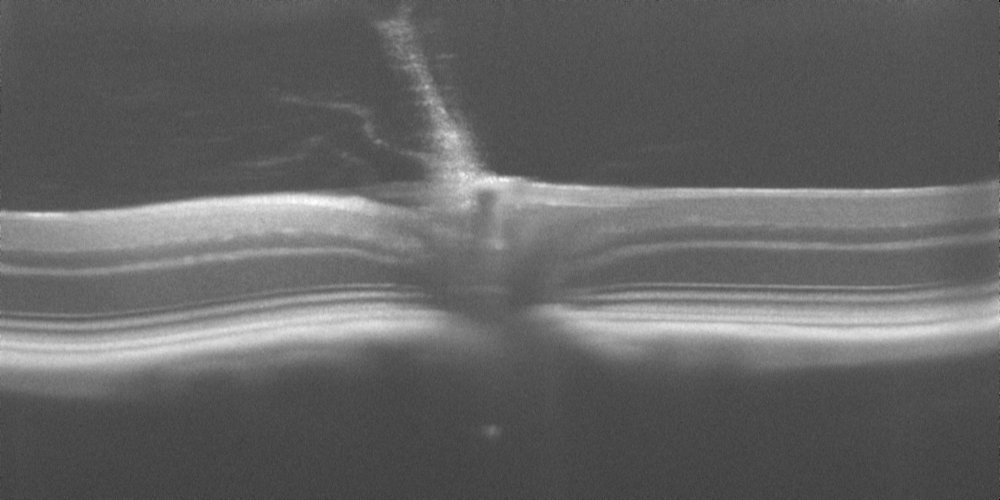
#> input picture B.jpg, 1000 x 500 px, found by its file name
$ python OCTseg.py   (Python 2 division)
#> lines starting #> are read from the running program, lines starting #| are printed output that depends on the picture; after the words box and inside, x2 and y2 are one past the last pixel; in counts of white or black regions, pixels touching at a corner belong together
#!/usr/bin/python
# executable for automated segmentation of mouse OCT
import cv2
import numpy as np
import statistics as stat
import os

print("testing")
print(os.getcwd())

# read in and save a jpeg
img = cv2.imread('/home/maxberko/seg_automation/B.jpg')
#> img is the input picture: shape (500, 1000, 3); min 0, max 254, mean 100.3

grayscaled = cv2.cvtColor(img, cv2.COLOR_BGR2GRAY)

## adaptive gaussian thresholding
# second to last value: focuses on how specific to filter color (higher value = sloppy thresholding)
# last value: switches between black (neg) and white (pos) -- higher values increase intensity
threshold = cv2.adaptiveThreshold(grayscaled, 255, cv2.ADAPTIVE_THRESH_GAUSSIAN_C, cv2.THRESH_BINARY, 37, -2)
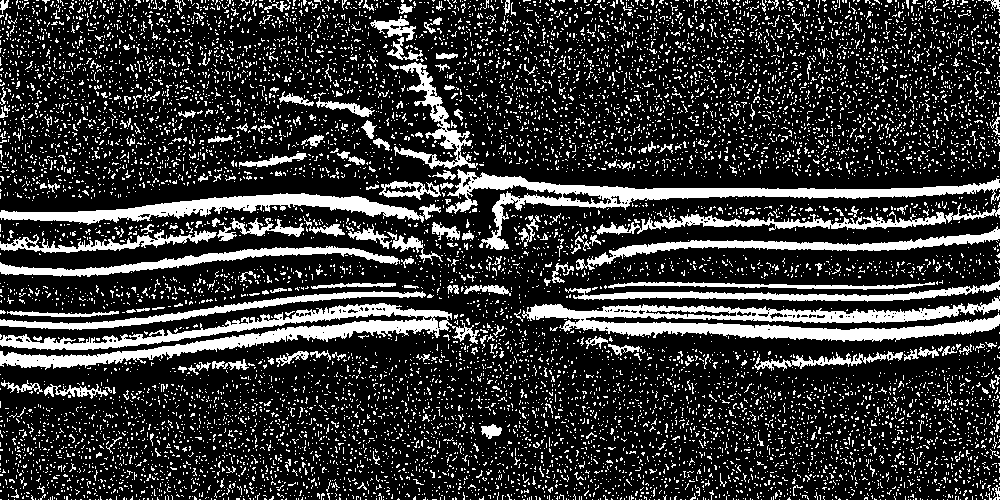
#> threshold: shape (500, 1000); 21.1% white; 10636 white regions (10389 under 20 px), largest, box (x1, y1, x2, y2) and area: (522, 296, 1000, 342) 9489, (0, 303, 479, 370) 9123, (446, 169, 1000, 250) 6962

# TODO-- find a better way to clean up picture
# remove salt and pepper noise
# this removes the need for imageJ entirely
median_reduction = cv2.medianBlur(threshold, 5)
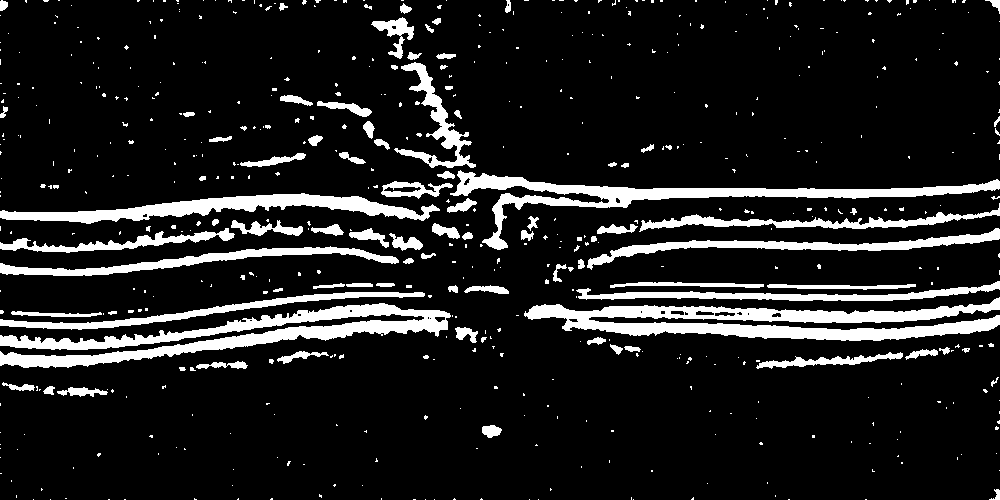
#> median_reduction: shape (500, 1000); 12.4% white; 577 white regions (483 under 20 px), largest, box (x1, y1, x2, y2) and area: (524, 297, 1000, 341) 9807, (0, 303, 451, 368) 9197, (450, 170, 1000, 250) 6754
median_reduction = cv2.medianBlur(median_reduction, 5)
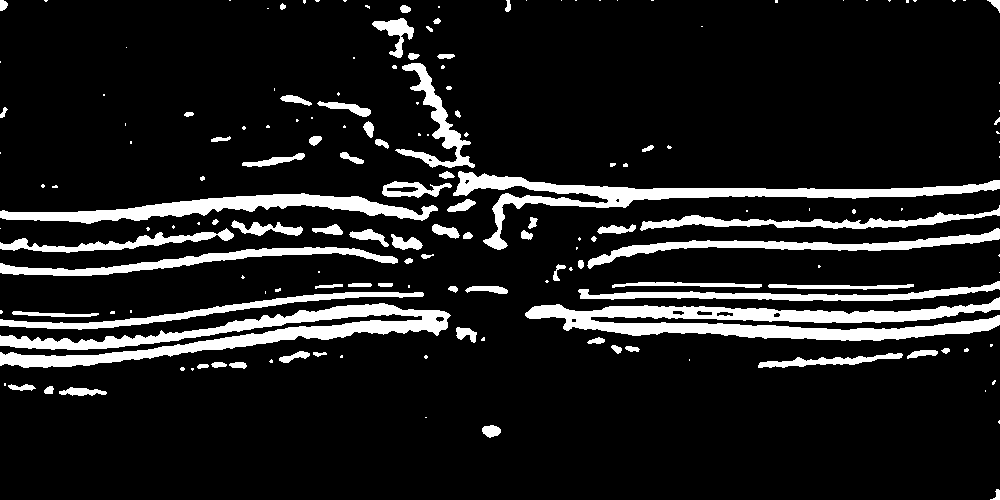
#> median_reduction: shape (500, 1000); 11.8% white; 169 white regions (90 under 20 px), largest, box (x1, y1, x2, y2) and area: (525, 297, 1000, 341) 9879, (0, 303, 451, 368) 9233, (453, 171, 1000, 250) 6767


cv2.imwrite('/home/maxberko/seg_automation/modified.jpg', median_reduction)


print('loading modified image')
#NEXT STEP:
# Process -> Noise -> Remove outliers [radius 2.0, brightness 50]
# Process -> Noise -> Despeckle


# locate vertical color divisions
# opencv uses BGR
img = cv2.imread('/home/maxberko/seg_automation/modified.jpg')
#> img: shape (500, 1000, 3); min 0, max 255, mean 30.2

# make binary copy
## this binary will not be saved but will
## be used to determine where to draw lines on the
## grayscaled version
## VALUES: 0-black, 255-white
img_bw = cv2.imread('/home/maxberko/seg_automation/modified.jpg', cv2.IMREAD_GRAYSCALE)
#> img_bw: shape (500, 1000); min 0, max 255, mean 30.2
(thresh, binary) = cv2.threshold(img_bw, 128, 255, cv2.THRESH_BINARY | cv2.THRESH_OTSU)
#> thresh = 8

#rows, cols = img.shape
rows = 500
cols = 1000

#################################
# generates a list of sets where
# black changes to white
# **every index is the column coordinate
# **(y * 10)
#################################
def collect_coordinates(row_start=0):
#> called with row_start = 0
	x_coord_arr = [] # array of x coordinate sets
	for j in range(0, cols):

		# temp set for each column
		row_set = set()
		for i in range(row_start, rows-1):
			# black to white
			if binary[i, j] == 0 and binary[i+1, j] == 255:
				row_set.add(i)

		x_coord_arr.append(row_set)
	return x_coord_arr

###############################################
# takes in two sets and finds the intersection
# within a +-5 range
# returns [min, max] vertical range
###############################################
def intersect(a, b):
	set_inter = set()
	for ai in a:
		for bi in b:
			# verify range of numbers
			for r in range(-5, 5):
				if ai == bi + r:
					set_inter.add(ai)

	return [min(set_inter), max(set_inter)]

# [x1, y1] [x2, y2]
def slope(a, b):
	return float(b[1] - a[1]) / (b[0] - a[0])

##################################
# Goes through and marks segments
# in left  and right halves of image.
# Also saves coordinates.
##################################
def calc_left(x_coord_arr, top):
	# left side of img
	for j in range(0, cols/2-100, 10):
		inter = intersect(x_coord_arr[j], x_coord_arr[j+5])
		#cv2.line(img, (j, inter[0]), (j, inter[1]), (0,255,0), 2)
		pair = [j, inter[0]]
		top.append(pair)
	return top

def calc_right(x_coord_arr):
	# right side of img
	for j in range(cols/2+100, cols, 10):
		inter = intersect(x_coord_arr[j], x_coord_arr[j+5])
		cv2.line(img, (j, inter[0]), (j, inter[1]), (0,255,0), 2)
		pair = [j, inter[0]]
		#top.append(pair)

# data must be numpy array
def reject_outliers(data, m=1):
#> called with m = 1
	y = [y[1] for y in data]

	elements = np.array(y)
	mean = np.mean(elements, axis=0)
	sd = np.std(elements, axis=0)

	# gathers list of data points to remove
	iter_list = []
	for i in range(len(y)):
		if (y[i] < mean - m * sd) or (y[i] > mean + m * sd):
			iter_list.append(data[i])

	# remove points from data set
	# that were collected in iter_list
	for e in iter_list:
		if e in data:
			data.remove(e)

	return data

print('Calculating intersections')
x_coord_arr = collect_coordinates()

top = []
top = calc_left(x_coord_arr, top)

#cv2.circle(img, (top[1][0], top[1][1]), 15, (0,255,0), -1)

print('pruning outliers')
top = reject_outliers(top)

print('repeating...')
start_pos = sorted([x[1] for x in top])[0] + 1 # shift pixel down

x_coord_arr = collect_coordinates(row_start=start_pos)
top = []
top = calc_left(x_coord_arr, top)
top = reject_outliers(top)

# connects across all top points
for i in range(len(top)-1):
	p1 = top[i]
	p2 = top[i+1]
	cv2.line(img, (p1[0], p1[1]), (p2[0], p2[1]), (0,255,0), 2)
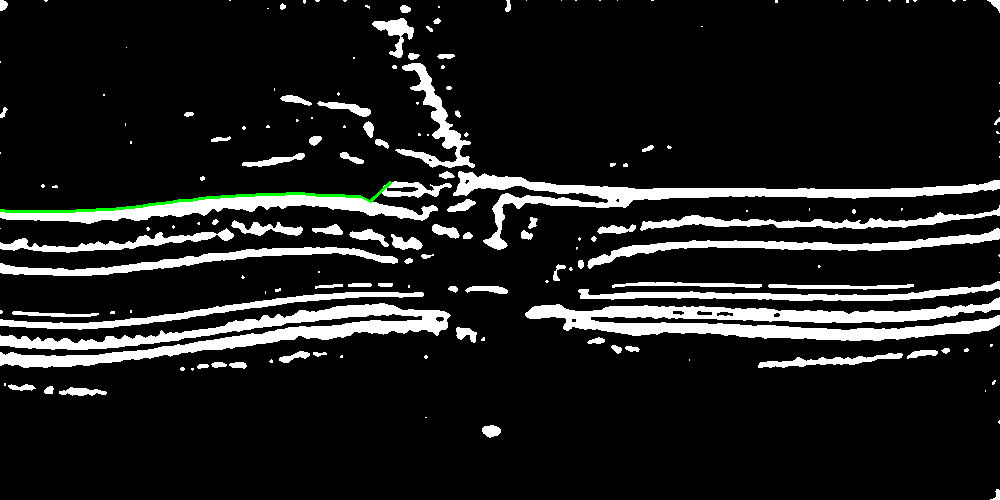
#> img: shape (500, 1000, 3); mean B, G, R 30, 30.6, 30

###############################
## Highlights all white areas
###############################
'''
for j in range(0, cols):
	for i in range(0, rows-1):
		# top
		if binary[i, j] == 0 and binary[i+1, j] == 255:
			img[i, j] = [0,255,0]

		# bottom
		if binary[i, j] == 255 and binary[i+1, j] == 0:
			img[i, j] = [0,255,0]
'''
#######################
## coordinates testing
#######################
# Find the center retina-- <5 incidents
'''
center = 0
arr_center = []
for j in range(0, cols):
	for i in range(rows-1):

		if binary[i, j] == 0 and binary[i+1, j] == 255:
			arr_center.append('\0')

	if len(arr_center) < 4:
		center = j
		img[:, center] = [0,255,0]
		print(center)
	arr_center = []
'''


cv2.imwrite('/home/maxberko/seg_automation/despeck_changed.jpg', img)

$ run again, with A.jpg copied over B.jpg
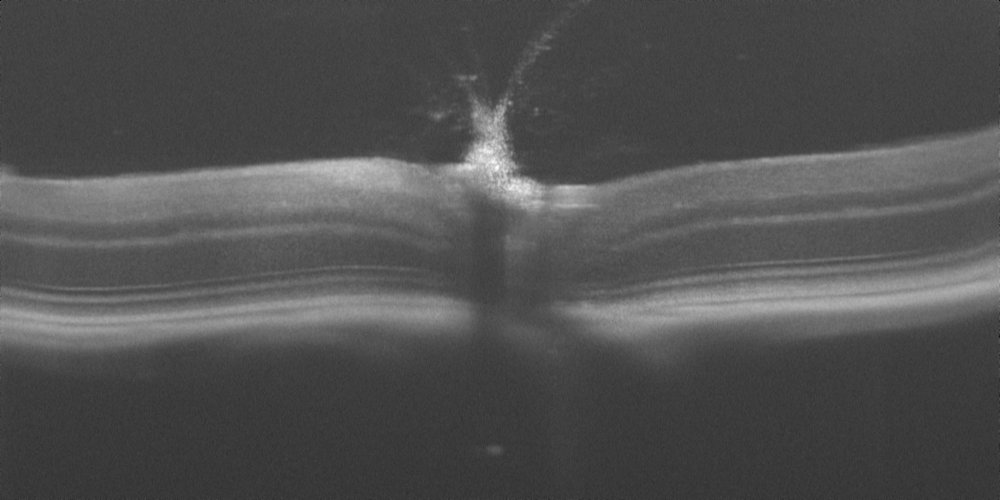
#> input picture A.jpg, 1000 x 500 px, found by its file name
#> img is the input picture: shape (500, 1000, 3); min 5, max 255, mean 80.6
#> `threshold = cv2.adaptiveThreshold(grayscaled, 255, cv2.ADAPTIVE_THRESH..`:
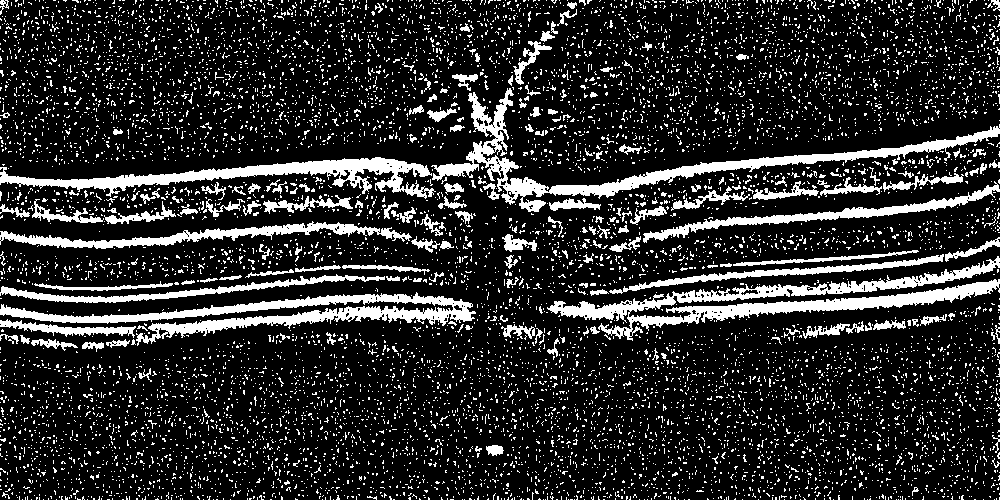
#> threshold: shape (500, 1000); 17.1% white; 9344 white regions (9149 under 20 px), largest, box (x1, y1, x2, y2) and area: (547, 256, 1000, 341) 8691, (431, 88, 1000, 212) 7330, (0, 292, 476, 346) 6895
#> thresh = 7
#> after the loop `for i in range(len(top)-1):`:
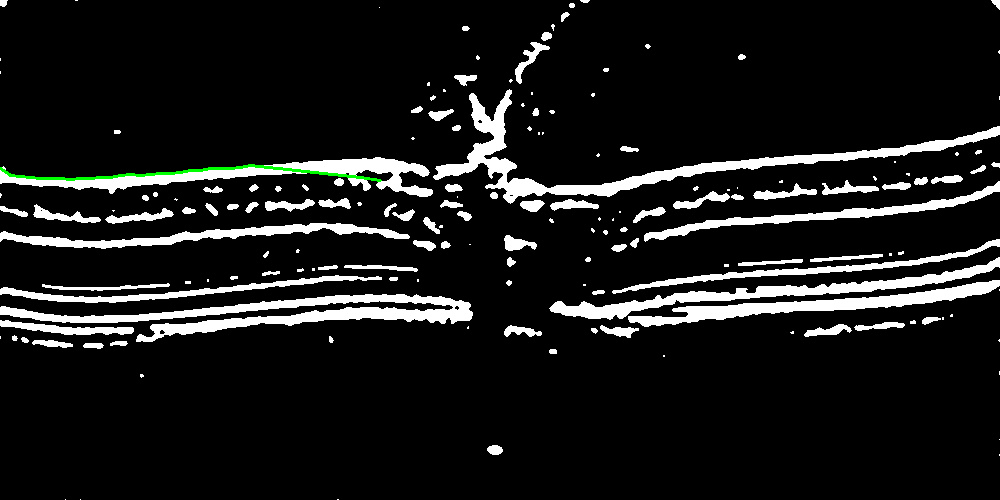
#> img: shape (500, 1000, 3); mean B, G, R 25.6, 26.2, 25.6
